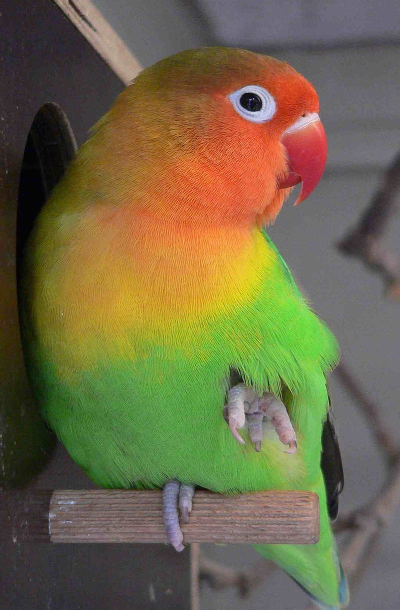
#> input picture input.jpg, 800 x 1219 px (shown at 1/2 size)
$ python segmentation.py
#> lines starting #> are read from the running program, lines starting #| are printed output that depends on the picture
import cv2
import numpy as np
# import matplotlib.pyplot as plt


def cartoon_image(img):

    # 1) Edges
    gray = cv2.cvtColor(img, cv2.COLOR_BGR2GRAY)
    gray = cv2.medianBlur(gray, 5)
    edges = cv2.adaptiveThreshold(
        gray, 255, cv2.ADAPTIVE_THRESH_MEAN_C, cv2.THRESH_BINARY, 9, 9)

    # 2) Color
    color = cv2.bilateralFilter(img, 9, 300, 300)

    # 3) Cartoon
    cartoon = cv2.bitwise_and(color, color, mask=edges)

    return cartoon


def quantize(image, number_of_colors):

    NCLUSTERS = number_of_colors
    NROUNDS = 1

    height, width, channels = image.shape
    samples = np.zeros([height*width, 3], dtype=np.float32)
    count = 0

    for x in range(height):
        for y in range(width):
            samples[count] = image[x][y]  # BGR color
            count += 1

    compactness, labels, centers = cv2.kmeans(samples,
                                              NCLUSTERS,
                                              None,
                                              (cv2.TERM_CRITERIA_EPS +
                                               cv2.TERM_CRITERIA_MAX_ITER, 10000, 0.0001),
                                              NROUNDS,
                                              cv2.KMEANS_RANDOM_CENTERS)
    centers = np.uint8(centers)
    res = centers[labels.flatten()]
    image2 = res.reshape((image.shape))

    return image2


def sat_val_increase(image, satuartion_plus, value_plus):

    image = cv2.cvtColor(image, cv2.COLOR_BGR2HSV)

    for i in range(image.shape[0]):
        for j in range(image.shape[1]):

            if image[i][j][2] > 10:
                if image[i][j][2] + value_plus < 255:
                    image[i][j][2] += value_plus
                else:
                    image[i][j][2] = 255

            if image[i][j][1] > 10:
                if image[i][j][1] + satuartion_plus < 255:
                    image[i][j][1] += satuartion_plus
                else:
                    image[i][j][1] = 255

    return cv2.cvtColor(image, cv2.COLOR_HSV2BGR)


def scale_hard(image, scale_factor):

    if scale_factor == 1:
        return image

    return cv2.resize(
        image, (image.shape[1] * scale_factor, image.shape[0] * scale_factor), interpolation=cv2.INTER_NEAREST)


input_file = "input.jpg"

orig = cv2.imread(input_file)
#> orig is the input picture: shape (1219, 800, 3); mean B, G, R 71.9, 104.3, 112

# orig = cv2.resize(orig, (400, 400))
orig = cv2.GaussianBlur(orig, (5, 5), 0)

number_of_colors = 16

satuartion_plus = 70
value_plus = 40

scale_factor = 1

quant = quantize(orig, number_of_colors)
#> after the loop in quantize, `for x in range(height):`: count = 975200
#> in quantize, `compactness, labels, centers = cv2.kmeans(samples, NCLUSTERS, None, (c..`: compactness = 414174240.2; centers = 16 rows, first 8: [196.5, 178.4, 189.1], [51.38, 116.3, 154.8], [49.47, 72.3, 186], [71.77, 188.9, 124.1], [111.7, 107, 109.3], [132.8, 152.2, 171.1], [87.47, 87.08, 91.38], [51.05, 50.9, 55.02]
#> in quantize, `centers = np.uint8(centers)`: centers = 16 rows, first 8: [196, 178, 189], [51, 116, 154], [49, 72, 185], [71, 188, 124], [111, 107, 109], [132, 152, 171], [87, 87, 91], [51, 50, 55]
#> in quantize, `image2 = res.reshape((image.shape))`:
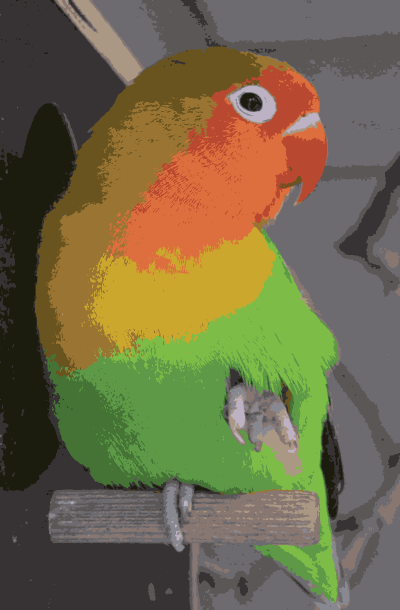
#> image2: shape (1219, 800, 3) (shown at 1/2 size); mean B, G, R 71.4, 103.9, 111.6
cartoon = cartoon_image(quant)
#> in cartoon_image, `gray = cv2.cvtColor(img, cv2.COLOR_BGR2GRAY)`:
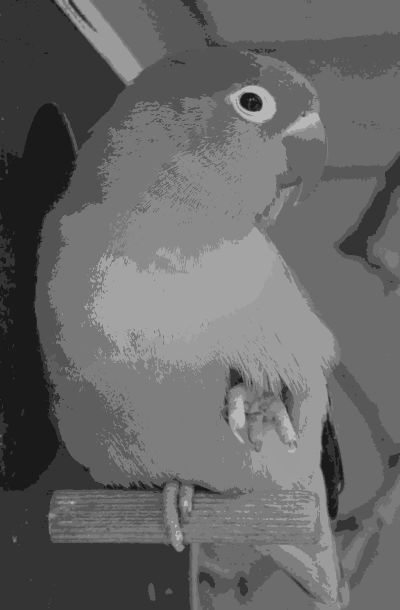
#> gray: shape (1219, 800) (shown at 1/2 size); min 26, max 183, mean 102.6
#> in cartoon_image, `edges = cv2.adaptiveThreshold( gray, 255, cv2.ADAPTIVE_THRESH_MEAN_C, ..`:
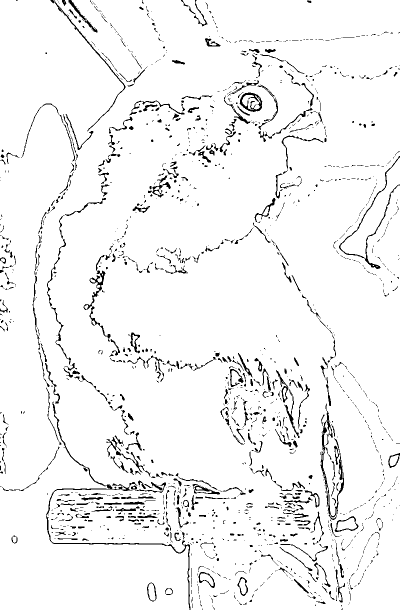
#> edges: shape (1219, 800) (shown at 1/2 size); 95.2% white; black in thin lines or dots
#> in cartoon_image, `cartoon = cv2.bitwise_and(color, color, mask=edges)`:
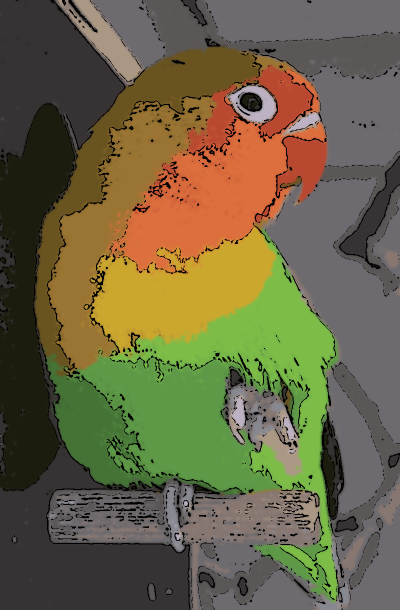
#> cartoon: shape (1219, 800, 3) (shown at 1/2 size); mean B, G, R 68.1, 99.2, 106.5
sat_val = sat_val_increase(cartoon, satuartion_plus, value_plus)
#> in sat_val_increase, `image = cv2.cvtColor(image, cv2.COLOR_BGR2HSV)`: image: shape (1219, 800, 3); mean H, S, V 68.5, 84.7, 116.2
#> after the loop in sat_val_increase, `for i in range(image.shape[0]):`: image: shape (1219, 800, 3); mean H, S, V 68.5, 136.5, 154
#> in sat_val_increase, `return cv2.cvtColor(image, cv2.COLOR_HSV2BGR)`:
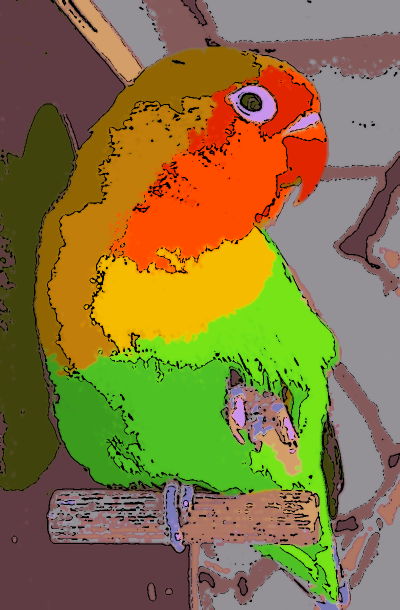
#> returned value: shape (1219, 800, 3) (shown at 1/2 size); mean B, G, R 61, 117.4, 135.5
last_quant = quantize(sat_val, number_of_colors)
#> call 2 of quantize, with number_of_colors = 16
#> after the loop in quantize (call 2), `for x in range(height):`: count = 975200
#> in quantize (call 2), `compactness, labels, centers = cv2.kmeans(samples, NCLUSTERS, None, (c..`: compactness = 325363241.9; centers = 16 rows, first 8: [219.6, 147.9, 202.3], [0, 0, 0], [10.16, 125.4, 195.2], [102, 129.9, 184.5], [92.96, 91.27, 134.6], [0.451, 67.42, 245.7], [10.93, 113.7, 182.6], [35.04, 207.3, 166.7]
#> in quantize (call 2), `centers = np.uint8(centers)`: centers = 16 rows, first 8: [219, 147, 202], [0, 0, 0], [10, 125, 195], [102, 129, 184], [92, 91, 134], [0, 67, 245], [10, 113, 182], [35, 207, 166]
#> in quantize (call 2), `image2 = res.reshape((image.shape))`:
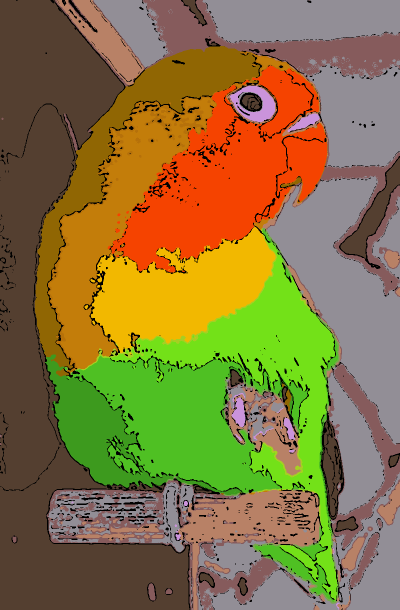
#> image2: shape (1219, 800, 3) (shown at 1/2 size); mean B, G, R 60.6, 116.8, 134.9
last = scale_hard(last_quant, scale_factor)

# cv2.imshow("cartoon.png", last_quant)
cv2.imwrite("cartoon.png", last)

cv2.waitKey(0)
